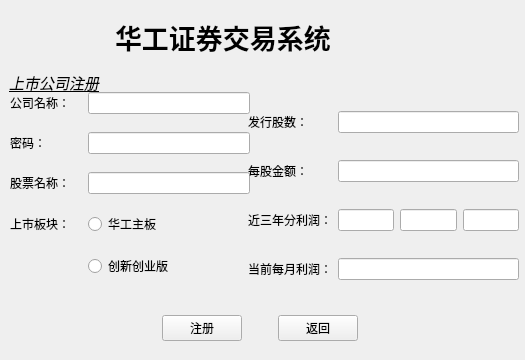
<?xml version="1.0" encoding="UTF-8"?>
<ui version="4.0">
 <class>sign2</class>
 <widget class="QWidget" name="sign2">
  <property name="geometry">
   <rect>
    <x>0</x>
    <y>0</y>
    <width>525</width>
    <height>360</height>
   </rect>
  </property>
  <property name="minimumSize">
   <size>
    <width>525</width>
    <height>360</height>
   </size>
  </property>
  <property name="maximumSize">
   <size>
    <width>525</width>
    <height>360</height>
   </size>
  </property>
  <property name="windowTitle">
   <string>注册界面</string>
  </property>
  <widget class="QWidget" name="widget_4" native="true">
   <property name="geometry">
    <rect>
     <x>9</x>
     <y>9</y>
     <width>394</width>
     <height>56</height>
    </rect>
   </property>
   <layout class="QHBoxLayout" name="horizontalLayout_2">
    <item>
     <widget class="QLabel" name="label_6">
      <property name="minimumSize">
       <size>
        <width>100</width>
        <height>15</height>
       </size>
      </property>
      <property name="maximumSize">
       <size>
        <width>100</width>
        <height>154</height>
       </size>
      </property>
      <property name="text">
       <string>&lt;html&gt;&lt;head/&gt;&lt;body&gt;&lt;p&gt;&lt;img src=&quot;:/QTpicture/xiaohui.jpg&quot;/&gt;&lt;/p&gt;&lt;/body&gt;&lt;/html&gt;</string>
      </property>
     </widget>
    </item>
    <item>
     <widget class="QLabel" name="label_name_2">
      <property name="text">
       <string>&lt;html&gt;&lt;head/&gt;&lt;body&gt;&lt;p&gt;&lt;span style=&quot; font-size:20pt; font-weight:600;&quot;&gt;华工证券交易系统&lt;/span&gt;&lt;/p&gt;&lt;/body&gt;&lt;/html&gt;</string>
      </property>
     </widget>
    </item>
   </layout>
  </widget>
  <widget class="QLabel" name="label">
   <property name="geometry">
    <rect>
     <x>9</x>
     <y>71</y>
     <width>112</width>
     <height>21</height>
    </rect>
   </property>
   <property name="text">
    <string>&lt;html&gt;&lt;head/&gt;&lt;body&gt;&lt;p&gt;&lt;span style=&quot; font-size:11pt; font-style:italic; text-decoration: underline;&quot;&gt;上市公司注册&lt;/span&gt;&lt;/p&gt;&lt;/body&gt;&lt;/html&gt;</string>
   </property>
  </widget>
  <widget class="QWidget" name="widget" native="true">
   <property name="geometry">
    <rect>
     <x>10</x>
     <y>80</y>
     <width>240</width>
     <height>211</height>
    </rect>
   </property>
   <property name="maximumSize">
    <size>
     <width>240</width>
     <height>16777215</height>
    </size>
   </property>
   <layout class="QGridLayout" name="gridLayout">
    <item row="1" column="0">
     <widget class="QLabel" name="label_3">
      <property name="text">
       <string>密码：</string>
      </property>
     </widget>
    </item>
    <item row="0" column="0">
     <widget class="QLabel" name="label_2">
      <property name="text">
       <string>公司名称：</string>
      </property>
     </widget>
    </item>
    <item row="2" column="0">
     <widget class="QLabel" name="label_4">
      <property name="text">
       <string>股票名称：</string>
      </property>
     </widget>
    </item>
    <item row="1" column="2" colspan="2">
     <widget class="QLineEdit" name="lineEdit_2">
      <property name="echoMode">
       <enum>QLineEdit::PasswordEchoOnEdit</enum>
      </property>
     </widget>
    </item>
    <item row="3" column="2">
     <widget class="QRadioButton" name="radioButton">
      <property name="text">
       <string>华工主板</string>
      </property>
     </widget>
    </item>
    <item row="3" column="0">
     <widget class="QLabel" name="label_5">
      <property name="text">
       <string>上市板块：</string>
      </property>
     </widget>
    </item>
    <item row="2" column="2" colspan="2">
     <widget class="QLineEdit" name="lineEdit_3"/>
    </item>
    <item row="0" column="2" colspan="2">
     <widget class="QLineEdit" name="lineEdit"/>
    </item>
    <item row="4" column="2">
     <widget class="QRadioButton" name="radioButton_2">
      <property name="text">
       <string>创新创业版</string>
      </property>
     </widget>
    </item>
   </layout>
  </widget>
  <widget class="QWidget" name="widget_6" native="true">
   <property name="geometry">
    <rect>
     <x>9</x>
     <y>305</y>
     <width>501</width>
     <height>46</height>
    </rect>
   </property>
   <property name="sizePolicy">
    <sizepolicy hsizetype="Preferred" vsizetype="Fixed">
     <horstretch>0</horstretch>
     <verstretch>0</verstretch>
    </sizepolicy>
   </property>
   <layout class="QHBoxLayout" name="horizontalLayout_4">
    <item>
     <spacer name="horizontalSpacer_10">
      <property name="orientation">
       <enum>Qt::Horizontal</enum>
      </property>
      <property name="sizeHint" stdset="0">
       <size>
        <width>40</width>
        <height>20</height>
       </size>
      </property>
     </spacer>
    </item>
    <item>
     <widget class="QPushButton" name="pushButton_3">
      <property name="text">
       <string>注册</string>
      </property>
     </widget>
    </item>
    <item>
     <spacer name="horizontalSpacer_11">
      <property name="orientation">
       <enum>Qt::Horizontal</enum>
      </property>
      <property name="sizeType">
       <enum>QSizePolicy::Fixed</enum>
      </property>
      <property name="sizeHint" stdset="0">
       <size>
        <width>30</width>
        <height>20</height>
       </size>
      </property>
     </spacer>
    </item>
    <item>
     <widget class="QPushButton" name="pushButton_4">
      <property name="text">
       <string>返回</string>
      </property>
     </widget>
    </item>
    <item>
     <spacer name="horizontalSpacer_12">
      <property name="orientation">
       <enum>Qt::Horizontal</enum>
      </property>
      <property name="sizeHint" stdset="0">
       <size>
        <width>40</width>
        <height>20</height>
       </size>
      </property>
     </spacer>
    </item>
   </layout>
  </widget>
  <widget class="QWidget" name="widget_2" native="true">
   <property name="geometry">
    <rect>
     <x>248</x>
     <y>90</y>
     <width>271</width>
     <height>211</height>
    </rect>
   </property>
   <layout class="QGridLayout" name="gridLayout_2">
    <item row="2" column="1">
     <widget class="QLineEdit" name="lineEdit_7"/>
    </item>
    <item row="2" column="2">
     <widget class="QLineEdit" name="lineEdit_10"/>
    </item>
    <item row="3" column="0">
     <widget class="QLabel" name="label_10">
      <property name="text">
       <string>当前每月利润：</string>
      </property>
     </widget>
    </item>
    <item row="1" column="0">
     <widget class="QLabel" name="label_8">
      <property name="text">
       <string>每股金额：</string>
      </property>
     </widget>
    </item>
    <item row="3" column="1" colspan="3">
     <widget class="QLineEdit" name="lineEdit_8"/>
    </item>
    <item row="2" column="0">
     <widget class="QLabel" name="label_9">
      <property name="text">
       <string>近三年分利润：</string>
      </property>
     </widget>
    </item>
    <item row="2" column="3">
     <widget class="QLineEdit" name="lineEdit_9"/>
    </item>
    <item row="0" column="0">
     <widget class="QLabel" name="label_7">
      <property name="text">
       <string>发行股数：</string>
      </property>
     </widget>
    </item>
    <item row="0" column="1" colspan="3">
     <widget class="QLineEdit" name="lineEdit_5"/>
    </item>
    <item row="1" column="1" colspan="3">
     <widget class="QLineEdit" name="lineEdit_6"/>
    </item>
   </layout>
  </widget>
 </widget>
 <resources/>
 <connections/>
</ui>
